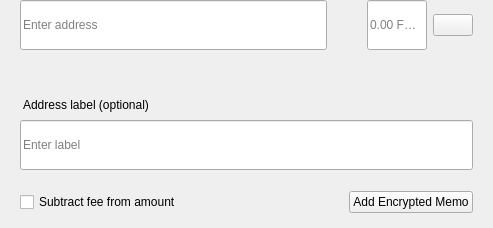
<?xml version="1.0" encoding="UTF-8"?>
<ui version="4.0">
 <class>SendMultiRow</class>
 <widget class="QWidget" name="SendMultiRow">
  <property name="geometry">
   <rect>
    <x>0</x>
    <y>0</y>
    <width>493</width>
    <height>228</height>
   </rect>
  </property>
  <property name="minimumSize">
   <size>
    <width>0</width>
    <height>0</height>
   </size>
  </property>
  <property name="maximumSize">
   <size>
    <width>16777215</width>
    <height>16777215</height>
   </size>
  </property>
  <property name="windowTitle">
   <string notr="true">N/A</string>
  </property>
  <layout class="QVBoxLayout" name="verticalLayout_3">
   <property name="spacing">
    <number>0</number>
   </property>
   <property name="leftMargin">
    <number>0</number>
   </property>
   <property name="topMargin">
    <number>0</number>
   </property>
   <property name="rightMargin">
    <number>20</number>
   </property>
   <property name="bottomMargin">
    <number>5</number>
   </property>
   <item alignment="Qt::AlignTop">
    <widget class="QWidget" name="widget" native="true">
     <property name="sizePolicy">
      <sizepolicy hsizetype="Expanding" vsizetype="Maximum">
       <horstretch>0</horstretch>
       <verstretch>0</verstretch>
      </sizepolicy>
     </property>
     <property name="minimumSize">
      <size>
       <width>0</width>
       <height>60</height>
      </size>
     </property>
     <property name="maximumSize">
      <size>
       <width>16777215</width>
       <height>85</height>
      </size>
     </property>
     <layout class="QHBoxLayout" name="horizontalLayout" stretch="6,0,2">
      <property name="spacing">
       <number>0</number>
      </property>
      <property name="leftMargin">
       <number>8</number>
      </property>
      <property name="topMargin">
       <number>0</number>
      </property>
      <property name="rightMargin">
       <number>0</number>
      </property>
      <property name="bottomMargin">
       <number>0</number>
      </property>
      <item alignment="Qt::AlignTop">
       <widget class="QStackedWidget" name="stackedAddress">
        <property name="minimumSize">
         <size>
          <width>0</width>
          <height>50</height>
         </size>
        </property>
        <property name="maximumSize">
         <size>
          <width>16777215</width>
          <height>50</height>
         </size>
        </property>
        <widget class="QWidget" name="page_4">
         <property name="sizePolicy">
          <sizepolicy hsizetype="Expanding" vsizetype="Preferred">
           <horstretch>0</horstretch>
           <verstretch>0</verstretch>
          </sizepolicy>
         </property>
         <property name="minimumSize">
          <size>
           <width>0</width>
           <height>50</height>
          </size>
         </property>
         <property name="maximumSize">
          <size>
           <width>16777215</width>
           <height>55</height>
          </size>
         </property>
         <layout class="QVBoxLayout" name="verticalLayout_7">
          <property name="spacing">
           <number>0</number>
          </property>
          <property name="leftMargin">
           <number>12</number>
          </property>
          <property name="topMargin">
           <number>0</number>
          </property>
          <property name="rightMargin">
           <number>0</number>
          </property>
          <property name="bottomMargin">
           <number>0</number>
          </property>
          <item>
           <widget class="QLineEdit" name="lineEditAddress">
            <property name="minimumSize">
             <size>
              <width>0</width>
              <height>50</height>
             </size>
            </property>
            <property name="maximumSize">
             <size>
              <width>16777215</width>
              <height>50</height>
             </size>
            </property>
            <property name="placeholderText">
             <string>Enter address</string>
            </property>
           </widget>
          </item>
         </layout>
        </widget>
        <widget class="QWidget" name="page_3"/>
       </widget>
      </item>
      <item>
       <spacer name="horizontalSpacer_3">
        <property name="orientation">
         <enum>Qt::Horizontal</enum>
        </property>
        <property name="sizeType">
         <enum>QSizePolicy::Fixed</enum>
        </property>
        <property name="sizeHint" stdset="0">
         <size>
          <width>40</width>
          <height>20</height>
         </size>
        </property>
       </spacer>
      </item>
      <item>
       <layout class="QHBoxLayout" name="horizontalLayout_2">
        <property name="spacing">
         <number>6</number>
        </property>
        <item alignment="Qt::AlignTop">
         <widget class="QLineEdit" name="lineEditAmount">
          <property name="sizePolicy">
           <sizepolicy hsizetype="Expanding" vsizetype="Preferred">
            <horstretch>0</horstretch>
            <verstretch>0</verstretch>
           </sizepolicy>
          </property>
          <property name="minimumSize">
           <size>
            <width>0</width>
            <height>50</height>
           </size>
          </property>
          <property name="maximumSize">
           <size>
            <width>16777215</width>
            <height>50</height>
           </size>
          </property>
          <property name="maxLength">
           <number>17</number>
          </property>
          <property name="alignment">
           <set>Qt::AlignLeading|Qt::AlignLeft|Qt::AlignVCenter</set>
          </property>
          <property name="placeholderText">
           <string notr="true">0.00 FRAG</string>
          </property>
         </widget>
        </item>
        <item>
         <layout class="QVBoxLayout" name="verticalLayout">
          <property name="topMargin">
           <number>14</number>
          </property>
          <property name="bottomMargin">
           <number>0</number>
          </property>
          <item alignment="Qt::AlignTop">
           <widget class="QPushButton" name="btnMenu">
            <property name="minimumSize">
             <size>
              <width>0</width>
              <height>0</height>
             </size>
            </property>
            <property name="maximumSize">
             <size>
              <width>16777215</width>
              <height>16777215</height>
             </size>
            </property>
            <property name="focusPolicy">
             <enum>Qt::NoFocus</enum>
            </property>
            <property name="text">
             <string/>
            </property>
           </widget>
          </item>
         </layout>
        </item>
       </layout>
      </item>
     </layout>
    </widget>
   </item>
   <item>
    <widget class="QWidget" name="layoutLabel" native="true">
     <property name="minimumSize">
      <size>
       <width>0</width>
       <height>0</height>
      </size>
     </property>
     <property name="maximumSize">
      <size>
       <width>16777215</width>
       <height>16777215</height>
      </size>
     </property>
     <layout class="QVBoxLayout" name="verticalLayout_9">
      <property name="spacing">
       <number>6</number>
      </property>
      <property name="leftMargin">
       <number>20</number>
      </property>
      <property name="topMargin">
       <number>0</number>
      </property>
      <property name="rightMargin">
       <number>0</number>
      </property>
      <property name="bottomMargin">
       <number>10</number>
      </property>
      <item>
       <spacer name="verticalSpacer">
        <property name="orientation">
         <enum>Qt::Vertical</enum>
        </property>
        <property name="sizeType">
         <enum>QSizePolicy::Fixed</enum>
        </property>
        <property name="sizeHint" stdset="0">
         <size>
          <width>20</width>
          <height>20</height>
         </size>
        </property>
       </spacer>
      </item>
      <item>
       <widget class="QLabel" name="labelSubtitleDescription">
        <property name="styleSheet">
         <string notr="true">margin-bottom:2px;
margin-left:0.05px;
padding:0px;</string>
        </property>
        <property name="text">
         <string>Address label (optional)</string>
        </property>
       </widget>
      </item>
      <item>
       <widget class="QLineEdit" name="lineEditDescription">
        <property name="minimumSize">
         <size>
          <width>0</width>
          <height>50</height>
         </size>
        </property>
        <property name="maximumSize">
         <size>
          <width>16777215</width>
          <height>50</height>
         </size>
        </property>
        <property name="placeholderText">
         <string>Enter label</string>
        </property>
       </widget>
      </item>
      <item>
       <spacer name="verticalSpacer_2">
        <property name="orientation">
         <enum>Qt::Vertical</enum>
        </property>
        <property name="sizeType">
         <enum>QSizePolicy::Fixed</enum>
        </property>
        <property name="sizeHint" stdset="0">
         <size>
          <width>20</width>
          <height>15</height>
         </size>
        </property>
       </spacer>
      </item>
      <item>
       <widget class="QWidget" name="containerMemo" native="true">
        <layout class="QHBoxLayout" name="horizontalLayout_5">
         <property name="leftMargin">
          <number>0</number>
         </property>
         <property name="topMargin">
          <number>0</number>
         </property>
         <property name="rightMargin">
          <number>0</number>
         </property>
         <property name="bottomMargin">
          <number>0</number>
         </property>
         <item>
          <widget class="QCheckBox" name="checkboxSubtractFeeFromAmount">
           <property name="toolTip">
            <string>The fee will be deducted from the amount being sent. The recipient will receive less FRAG than you enter in the amount field. If multiple recipients are selected, the fee is split equally.</string>
           </property>
           <property name="text">
            <string>Subtract fee from amount</string>
           </property>
          </widget>
         </item>
         <item>
          <spacer name="horizontalSpacer">
           <property name="orientation">
            <enum>Qt::Horizontal</enum>
           </property>
           <property name="sizeHint" stdset="0">
            <size>
             <width>40</width>
             <height>20</height>
            </size>
           </property>
          </spacer>
         </item>
         <item>
          <widget class="QPushButton" name="btnAddMemo">
           <property name="text">
            <string notr="true">Add Encrypted Memo</string>
           </property>
          </widget>
         </item>
        </layout>
       </widget>
      </item>
     </layout>
    </widget>
   </item>
  </layout>
 </widget>
 <resources/>
 <connections/>
</ui>
